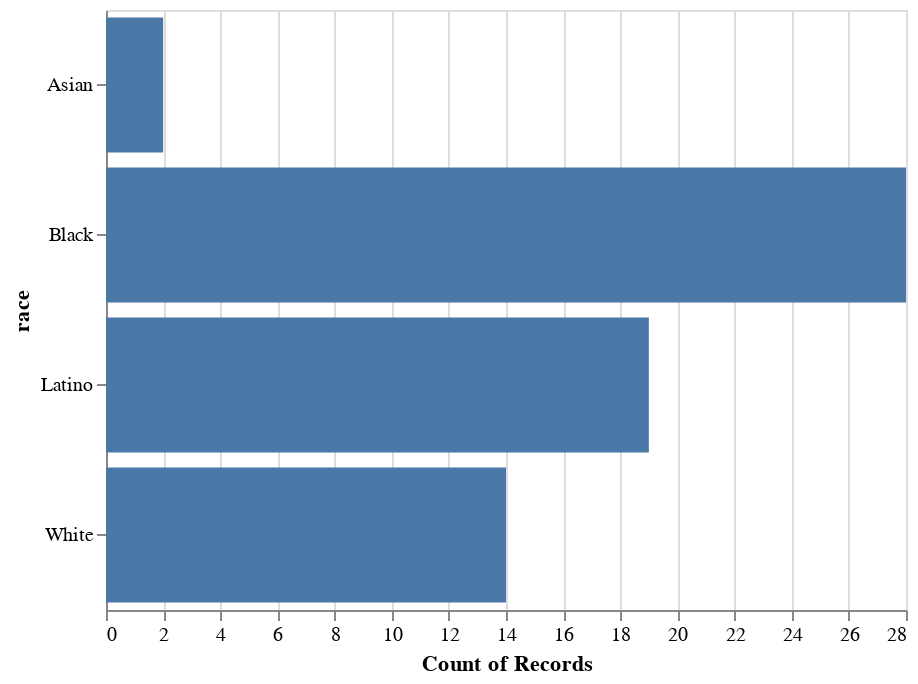

The notebook cell this image was saved under:
### Markdown cell above
### Your first charts

The different chart types in Altair as divided into "marks." The data are then "encoded" into axes. It's this easy to get started.

### Code cell
alt.Chart(df).mark_bar().encode(
    x="count()",
    y="race"
)

### Figure 1 — Vega-Lite specification as saved in the notebook (floating-point values rounded to 4 significant figures)
{"$schema": "https://vega.github.io/schema/vega-lite/v2.3.0.json", "config": {"view": {"height": 300, "width": 400}}, "data": {"values": [{"address": "2009 W. 6th St.", "age": 18, "death_date": "1992-04-30", "first_name": "Cesar A.", "gender": "Male", "last_name": "Aguilar", "latitude": 34.06, "longitude": -118.3, "neighborhood": "Westlake", "race": "Latino", "type": "Officer-involved shooting"}, {"address": "Main & College streets", "age": 42, "death_date": "1992-05-01", "first_name": "George", "gender": "Male", "last_name": "Alvarez", "latitude": 34.06, "longitude": -118.2, "neighborhood": "Chinatown", "race": "Latino", "type": "Not riot-related"}, {"address": "3100 Rosecrans Ave.", "age": 40, "death_date": "1992-05-23", "first_name": "Wilson", "gender": "Male", "last_name": "Alvarez", "latitude": 33.9, "longitude": -118.3, "neighborhood": "Hawthorne", "race": "Latino", "type": "Homicide"}, {"address": "Rosecrans & Chester avenues", "age": 30, "death_date": "1992-04-30", "first_name": "Brian E.", "gender": "Male", "last_name": "Andrew", "latitude": 33.9, "longitude": -118.2, "neighborhood": "Compton", "race": "Black", "type": "Officer-involved shooting"}, {"address": "1600 W. 60th St.", "age": 87, "death_date": "1992-05-03", "first_name": "Vivian", "gender": "Female", "last_name": "Austin", "latitude": 33.99, "longitude": -118.3, "neighborhood": "Harvard Park", "race": "Black", "type": "Death"}, {"address": "4404 S. Western Ave.", "age": 27, "death_date": "1992-04-30", "first_name": "Franklin", "gender": "Male", "last_name": "Benavidez", "latitude": 34.0, "longitude": -118.3, "neighborhood": "Vermont Square", "race": "Latino", "type": "Officer-involved shooting"}, {"address": "Harbor Freeway near Slauson Avenue", "age": 42, "death_date": "1992-05-02", "first_name": "Carol", "gender": "Female", "last_name": "Benson", "latitude": 33.99, "longitude": -118.3, "neighborhood": "South Park", "race": "Black", "type": "Death"}, {"address": "2740 W. Olympic Blvd.", "age": 30, "death_date": "1992-04-30", "first_name": "Patrick", "gender": "Male", "last_name": "Bettan", "latitude": 34.05, "longitude": -118.3, "neighborhood": "Koreatown", "race": "White", "type": "Homicide"}, {"address": "Vermont & Leeward avenues", "age": 49, "death_date": "1992-04-30", "first_name": "Hector", "gender": "Male", "last_name": "Castro", "latitude": 34.06, "longitude": -118.3, "neighborhood": "Koreatown", "race": "Latino", "type": "Homicide"}, {"address": "Santa Monica Boulevard & Seward Street", "age": 26, "death_date": "1992-04-30", "first_name": "Jerel L.", "gender": "Male", "last_name": "Channell", "latitude": 34.09, "longitude": -118.3, "neighborhood": "Hollywood", "race": "Black", "type": "Death"}, {"address": "Vermont Avenue & 43rd Street", "age": 15, "death_date": "1992-04-30", "first_name": "Gregory", "gender": "Male", "last_name": "Davis Jr.", "latitude": 34.01, "longitude": -118.3, "neighborhood": "Vermont Square", "race": "Black", "type": "Homicide"}, {"address": "5800 block of South Vermont Avenue", "age": null, "death_date": "1992-05-02", "first_name": "John", "gender": "Male", "last_name": "Doe #80", "latitude": 33.99, "longitude": -118.3, "neighborhood": "Vermont-Slauson", "race": "White", "type": "Homicide"}, {"address": "3500 block of Winslow Drive", "age": 56, "death_date": "1992-05-01", "first_name": "Harry", "gender": "Male", "last_name": "Doller", "latitude": 34.09, "longitude": -118.3, "neighborhood": "Silver Lake", "race": "White", "type": "Not riot-related"}, {"address": "614 S. Locust Ave.", "age": 35, "death_date": "1992-04-30", "first_name": "Kevin J.", "gender": "Male", "last_name": "Edwards", "latitude": 33.89, "longitude": -118.2, "neighborhood": "Compton", "race": "Black", "type": "Not riot-related"}, {"address": "Slauson & 7th avenues", "age": 45, "death_date": "1992-04-30", "first_name": "Howard", "gender": "Male", "last_name": "Epstein", "latitude": 33.99, "longitude": -118.3, "neighborhood": "Hyde Park", "race": "White", "type": "Homicide"}, {"address": "7608 S. Compton Ave.", "age": 65, "death_date": "1992-05-02", "first_name": "Juana", "gender": "Female", "last_name": "Espinosa", "latitude": 33.92, "longitude": -118.2, "neighborhood": "Compton", "race": "Latino", "type": "Homicide"}, {"address": "Braddock Drive & Inglewood Boulevard", "age": 24, "death_date": "1992-05-01", "first_name": "Kevin A.", "gender": "Male", "last_name": "Evanahen", "latitude": 33.99, "longitude": -118.4, "neighborhood": "Del Rey", "race": "White", "type": "Homicide"}, {"address": "1005 S. Fresno St.", "age": 15, "death_date": "1992-04-30", "first_name": "Jose L.", "gender": "Male", "last_name": "Garcia", "latitude": 34.03, "longitude": -118.2, "neighborhood": "Boyle Heights", "race": "Latino", "type": "Not riot-related"}, {"address": "10700 block of Burin Avenue", "age": 15, "death_date": "1992-04-30", "first_name": "Mark", "gender": "Male", "last_name": "Garcia", "latitude": 33.94, "longitude": -118.4, "neighborhood": "Lennox", "race": "Latino", "type": "Officer-involved shooting"}, {"address": "12834 Vanowen St.", "age": 32, "death_date": "1992-12-16", "first_name": "Elias", "gender": "Male", "last_name": "Garcia Rivera", "latitude": 34.19, "longitude": -118.4, "neighborhood": "Valley Glen", "race": "Latino", "type": "Homicide"}, {"address": "2034 W. Pico Blvd.", "age": 36, "death_date": "1992-04-30", "first_name": "Andreas", "gender": "Male", "last_name": "Garnica", "latitude": 34.05, "longitude": -118.3, "neighborhood": "Pico-Union", "race": "Latino", "type": "Not riot-related"}, {"address": "Holt & Loranne avenues", "age": 35, "death_date": "1992-05-01", "first_name": "Meeker", "gender": "Male", "last_name": "Gibson", "latitude": 34.06, "longitude": -117.7, "neighborhood": "Pomona", "race": "Black", "type": "Homicide"}, {"address": "Lemon Avenue & Pacific Coast Highway", "age": 32, "death_date": "1992-04-30", "first_name": "Matthew D.", "gender": "Male", "last_name": "Haines", "latitude": 33.79, "longitude": -118.2, "neighborhood": "Long Beach", "race": "White", "type": "Homicide"}, {"address": "Avalon Boulevard & Slauson Avenue", "age": 38, "death_date": "1992-04-29", "first_name": "Jimmie", "gender": "Male", "last_name": "Harris", "latitude": 33.99, "longitude": -118.3, "neighborhood": "South Park", "race": "Black", "type": "Death"}, {"address": "Central Avenue & 112th Street", "age": 17, "death_date": "1992-04-30", "first_name": "DeAndre", "gender": "Male", "last_name": "Harrison", "latitude": 33.93, "longitude": -118.3, "neighborhood": "Green Meadows", "race": "Black", "type": "Officer-involved shooting"}, {"address": "1439 E. Walnut", "age": 38, "death_date": "1992-05-01", "first_name": "Paul D.", "gender": "Male", "last_name": "Horace", "latitude": 34.02, "longitude": -118.2, "neighborhood": "Central-Alameda", "race": "Black", "type": "Homicide"}, {"address": "Main & 51st streets", "age": 56, "death_date": "1992-05-01", "first_name": "Betty", "gender": "Female", "last_name": "Jackson", "latitude": 34.0, "longitude": -118.3, "neighborhood": "South Park", "race": "Black", "type": "Death"}, {"address": "11322 Alvaro St.", "age": 38, "death_date": "1992-04-30", "first_name": "Dennis Ray", "gender": "Male", "last_name": "Jackson", "latitude": 33.93, "longitude": -118.3, "neighborhood": "Watts", "race": "Black", "type": "Officer-involved shooting"}, {"address": "Willowbrook Avenue & Alondra Boulevard", "age": 25, "death_date": "1992-04-30", "first_name": "Tranh", "gender": "Male", "last_name": "Lam", "latitude": 33.89, "longitude": -118.2, "neighborhood": "Compton", "race": "Asian", "type": "Homicide"}, {"address": "Hobart Boulevard & 3rd Street", "age": 18, "death_date": "1992-04-30", "first_name": "Edward Song", "gender": "Male", "last_name": "Lee", "latitude": 34.07, "longitude": -118.3, "neighborhood": "Koreatown", "race": "Asian", "type": "Homicide"}, {"address": "16th Street & Central Avenue", "age": 36, "death_date": "1992-04-30", "first_name": "Frank D.", "gender": "Male", "last_name": "Lopez", "latitude": 34.03, "longitude": -118.2, "neighborhood": "Downtown", "race": "Latino", "type": "Homicide"}, {"address": "Santa Monica Boulevard & Seward Street", "age": 18, "death_date": "1992-04-30", "first_name": "Darnell R.", "gender": "Male", "last_name": "Mallory", "latitude": 34.09, "longitude": -118.3, "neighborhood": "Hollywood", "race": "Black", "type": "Death"}, {"address": "1800 block of East New York Drive", "age": 51, "death_date": "1992-05-01", "first_name": "Lucie R.", "gender": "Female", "last_name": "Maronian", "latitude": 34.18, "longitude": -118.1, "neighborhood": "Altadena", "race": "White", "type": "Homicide"}, {"address": "near North Los Robles Avenue & Claremont Street", "age": 22, "death_date": "1992-05-03", "first_name": "Howard Eugene", "gender": "Male", "last_name": "Martin", "latitude": 34.17, "longitude": -118.1, "neighborhood": "Pasadena", "race": "Black", "type": "Officer-involved shooting"}, {"address": "Avalon Boulevard & 102nd Street", "age": 45, "death_date": "1992-04-30", "first_name": "Ira F.", "gender": "Male", "last_name": "McCurry", "latitude": 33.94, "longitude": -118.3, "neighborhood": "Green Meadows", "race": "White", "type": "Homicide"}, {"address": "Florence Avenue & Cimarron Street", "age": 32, "death_date": "1992-05-01", "first_name": "Alfred V.", "gender": "Male", "last_name": "Miller", "latitude": 33.97, "longitude": -118.3, "neighborhood": "Chesterfield Square", "race": "Black", "type": "Homicide"}, {"address": "120th Street & Central Avenue", "age": 23, "death_date": "1992-04-29", "first_name": "Arturo C.", "gender": "Male", "last_name": "Miranda", "latitude": 33.92, "longitude": -118.3, "neighborhood": "Green Meadows", "race": "Latino", "type": "Homicide"}, {"address": "2137 E. 115th St.", "age": 24, "death_date": "1992-05-01", "first_name": "Suzanne R.", "gender": "Female", "last_name": "Morgan", "latitude": 33.93, "longitude": -118.2, "neighborhood": "Watts", "race": "Black", "type": "Not riot-related"}, {"address": "1601 S. Western Ave.", "age": 20, "death_date": "1992-08-12", "first_name": "Nissar", "gender": "Male", "last_name": "Mustafa", "latitude": 34.04, "longitude": -118.3, "neighborhood": "Harvard Heights", "race": "White", "type": "Homicide"}, {"address": "Western Avenue & 92nd Street", "age": 27, "death_date": "1992-04-30", "first_name": "Ernest", "gender": "Male", "last_name": "Neal Jr.", "latitude": 33.95, "longitude": -118.3, "neighborhood": "Gramercy Park", "race": "Black", "type": "Homicide"}, {"address": "San Pedro & 78th streets", "age": 21, "death_date": "1992-04-30", "first_name": "Anthony", "gender": "Male", "last_name": "Netherly", "latitude": 33.97, "longitude": -118.3, "neighborhood": "Florence", "race": "Black", "type": "Homicide"}, {"address": "Florence Avenue & Flower Street", "age": 21, "death_date": "1992-05-01", "first_name": "Charles W.", "gender": "Male", "last_name": "Orebo", "latitude": 33.97, "longitude": -118.3, "neighborhood": "Florence", "race": "Black", "type": "Officer-involved shooting"}, {"address": "Santa Monica Boulevard & Seward Street", "age": 37, "death_date": "1992-04-30", "first_name": "Juanita", "gender": "Female", "last_name": "Pettaway", "latitude": 34.09, "longitude": -118.3, "neighborhood": "Hollywood", "race": "Black", "type": "Death"}, {"address": "4028 Santa Monica Blvd.", "age": 20, "death_date": "1992-04-30", "first_name": "Juan A.", "gender": "Male", "last_name": "Pineda", "latitude": 34.09, "longitude": -118.3, "neighborhood": "Silver Lake", "race": "Latino", "type": "Homicide"}, {"address": "12732 Bess St.", "age": 23, "death_date": "1992-05-03", "first_name": "Hugo G.", "gender": "Male", "last_name": "Ramirez", "latitude": 34.07, "longitude": -118.0, "neighborhood": "Baldwin Park", "race": "Latino", "type": "Not riot-related"}, {"address": "11690 Gateway Blvd.", "age": 68, "death_date": "1992-05-01", "first_name": "Aaron", "gender": "Male", "last_name": "Ratinoff", "latitude": 34.03, "longitude": -118.4, "neighborhood": "Sawtelle", "race": "White", "type": "Homicide"}, {"address": "Pico Boulevard & Vermont Avenue", "age": 26, "death_date": "1992-05-03", "first_name": "Victor R.", "gender": "Male", "last_name": "Rivas", "latitude": 34.05, "longitude": -118.3, "neighborhood": "Pico-Union", "race": "Latino", "type": "Officer-involved shooting"}, {"address": "2882 W. 9th St.", "age": 33, "death_date": "1992-05-01", "first_name": "William", "gender": "Male", "last_name": "Ross", "latitude": 34.06, "longitude": -118.3, "neighborhood": "Koreatown", "race": "White", "type": "Homicide"}, {"address": "3100 block of South Main Street", "age": 20, "death_date": "1992-05-20", "first_name": "Juan V.", "gender": "Male", "last_name": "Salgado", "latitude": 34.02, "longitude": -118.3, "neighborhood": "Historic South-Central", "race": "Latino", "type": "Homicide"}, {"address": "San Diego Freeway & San Fernando Mission Boulevard", "age": 31, "death_date": "1992-05-03", "first_name": "Imad", "gender": "Male", "last_name": "Sharaf", "latitude": 34.27, "longitude": -118.5, "neighborhood": "Mission Hills", "race": "Black", "type": "Not riot-related"}, {"address": "Vermont Avenue & Santa Monica Boulevard", "age": 25, "death_date": "1992-05-01", "first_name": "Jose", "gender": "Male", "last_name": "Solorzano", "latitude": 34.09, "longitude": -118.3, "neighborhood": "East Hollywood", "race": "Latino", "type": "Homicide"}, {"address": "2600 block of Florence Avenue", "age": 20, "death_date": "1992-04-30", "first_name": "George A.", "gender": "Male", "last_name": "Sosa", "latitude": 33.97, "longitude": -118.2, "neighborhood": "Huntington Park", "race": "Latino", "type": "Homicide"}, {"address": "11322 Alvaro St.", "age": 31, "death_date": "1992-04-30", "first_name": "Anthony J.", "gender": "Male", "last_name": "Taylor", "latitude": 33.93, "longitude": -118.3, "neighborhood": "Watts", "race": "Black", "type": "Officer-involved shooting"}, {"address": "4365 S. Vermont Ave.", "age": 42, "death_date": "1992-04-29", "first_name": "Dwight", "gender": "Male", "last_name": "Taylor", "latitude": 34.0, "longitude": -118.3, "neighborhood": "Vermont Square", "race": "Black", "type": "Homicide"}, {"address": "5213 Sunset Blvd.", "age": 26, "death_date": "1992-04-30", "first_name": "James L.", "gender": "Male", "last_name": "Taylor", "latitude": 34.1, "longitude": -118.3, "neighborhood": "East Hollywood", "race": "Black", "type": "Homicide"}, {"address": "5510 W. Sunset Blvd.", "age": 54, "death_date": "1993-11-24", "first_name": "Wallace", "gender": "Male", "last_name": "Tope", "latitude": 34.1, "longitude": -118.3, "neighborhood": "Hollywood", "race": "White", "type": "Homicide"}, {"address": "San Fernando Road & San Fernando Mission Boulevard", "age": 15, "death_date": "1992-04-29", "first_name": "Edward Anthony", "gender": "Male", "last_name": "Travens", "latitude": 34.28, "longitude": -118.4, "neighborhood": "San Fernando", "race": "White", "type": "Not riot-related"}, {"address": "5100 block of West Slauson Avenue", "age": 33, "death_date": "1992-04-29", "first_name": "Eduardo C.", "gender": "Male", "last_name": "Vela", "latitude": 33.99, "longitude": -118.4, "neighborhood": "Ladera Heights", "race": "Latino", "type": "Homicide"}, {"address": "11932 Cometa Ave.", "age": 20, "death_date": "1992-05-02", "first_name": "Fredrick", "gender": "Male", "last_name": "Ward", "latitude": 34.29, "longitude": -118.4, "neighborhood": "Pacoima", "race": "Black", "type": "Homicide"}, {"address": "4365 S. Vermont Ave.", "age": 18, "death_date": "1992-04-29", "first_name": "Louis A.", "gender": "Male", "last_name": "Watson", "latitude": 34.01, "longitude": -118.3, "neighborhood": "Vermont Square", "race": "Black", "type": "Homicide"}, {"address": "Western Avenue & 92nd Street", "age": 33, "death_date": "1992-04-30", "first_name": "Elbert O.", "gender": "Male", "last_name": "Wilkins", "latitude": 33.95, "longitude": -118.3, "neighborhood": "Gramercy Park", "race": "Black", "type": "Homicide"}, {"address": "10621 Sepulveda Blvd.", "age": 37, "death_date": "1992-04-29", "first_name": "John H.", "gender": "Male", "last_name": "Willers", "latitude": 34.26, "longitude": -118.5, "neighborhood": "Mission Hills", "race": "White", "type": "Homicide"}, {"address": "Gage & Western avenues", "age": 29, "death_date": "1992-04-29", "first_name": "Willie Bernard", "gender": "Male", "last_name": "Williams", "latitude": 33.98, "longitude": -118.3, "neighborhood": "Chesterfield Square", "race": "Black", "type": "Death"}]}, "encoding": {"x": {"aggregate": "count", "type": "quantitative"}, "y": {"field": "race", "type": "nominal"}}, "mark": "bar"}
